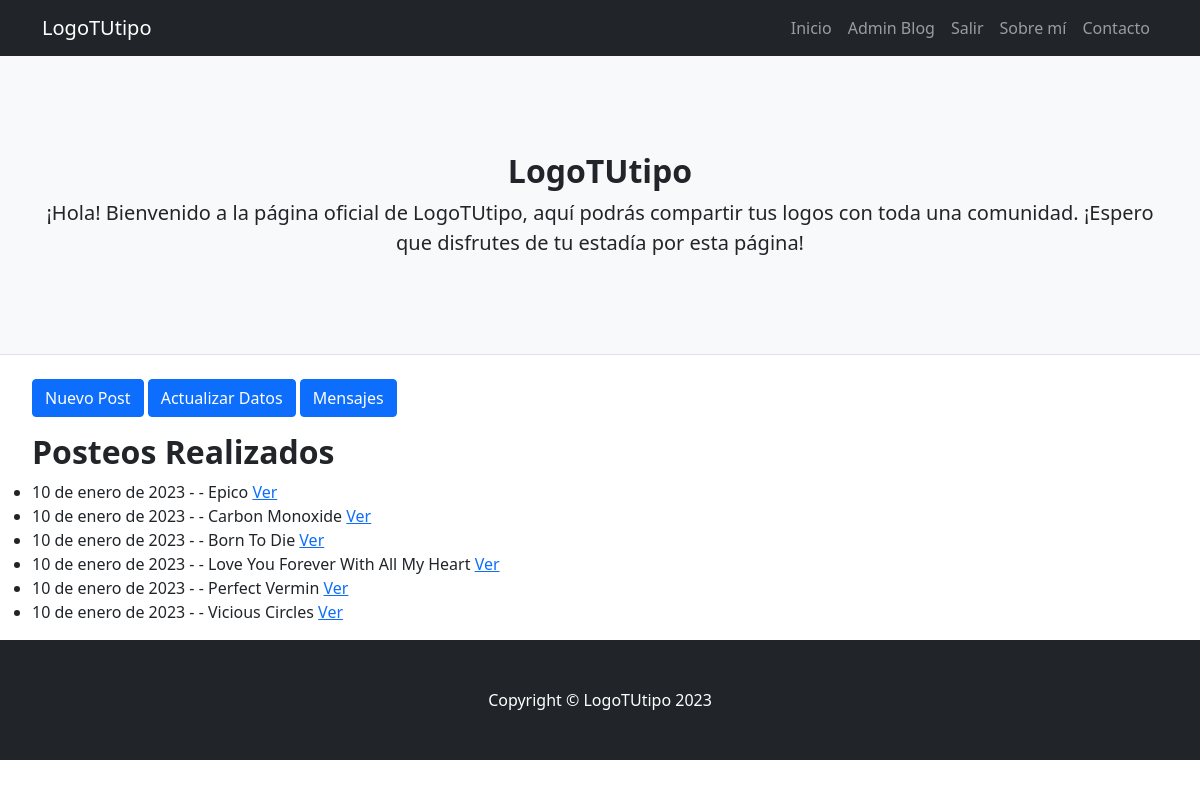
The app's page /mi_blog/listar (signed in) with its own data.
### mi_blog/models.py (models this page shows)
class Post(models.Model):
    titulo = models.CharField(max_length=75)
    sub_titulo = models.CharField(max_length=75)
    texto = models.TextField(max_length=3000)
    imagen = models.ImageField(upload_to='posteos', null='True', blank=True)
    fecha_publicacion = models.DateField()
    autor = models.ForeignKey(User, on_delete=models.CASCADE)

### mi_blog/views.py (the view)
# urls.py: path('mi_blog/listar', PostListar.as_view(), name='mi_blog_listar'),
class PostListar(LoginRequiredMixin,ListView):
    model = Post

### mi_blog/templates/mi_blog/post_list.html (shortened to what this page needs)
{% extends 'mi_blog/base.html' %}
{% block contenido %}
{% if user.is_authenticated %}
        <ul>
            <a class="btn btn-primary" href="{% url 'mi_blog_crear' %}">Nuevo Post</a></h5>
            <a class="btn btn-primary" href="{% url 'mi_blog_user_actualizar' user.id %}">Actualizar Datos</a>
            <a class="btn btn-primary" href="{% url 'mi_blog_mensajes_listar' %}">Mensajes</a>
        </ul>
{% endif %}
<ul>
    <h2 style="font-weight: bold">Posteos Realizados</h2>
{% for post in object_list %}
    <li>{{post.fecha_publicacion}} - - {{post.titulo}}
        <a href="{% url 'mi_blog_detalle' post.id %}">Ver</a>
    </li>
{% endfor %}
</ul>
{% endblock %}

### mi_blog/templates/mi_blog/base.html (shortened to what this page needs)
<!DOCTYPE html>
<html lang="en">
    <head>
        {% load static %}
        <link href="{% static 'mi_blog/css/styles.css' %}" rel="stylesheet" />
    </head>
    <body>
        <nav class="navbar navbar-expand-lg navbar-dark bg-dark">
            <div class="container">
                <a class="navbar-brand" href="{% url 'mi_blog_index' %}">
                    LogoTUtipo</a>
                <div class="collapse navbar-collapse" id="navbarSupportedContent">
                    <ul class="navbar-nav ms-auto mb-2 mb-lg-0">
                        <li class="nav-item"><a class="nav-link" href="{% url 'mi_blog_index' %}">Inicio</a></li>
                        {% if user.is_authenticated %}
                            <li class="nav-item"><a class="nav-link" href="{% url 'mi_blog_listar' %}">Admin Blog</a></li>
                            <li class="nav-item"><a class="nav-link" href="{% url 'mi_blog_logout' %}">Salir</a></li>
                        {% else %}
                            <li class="nav-item"><a class="nav-link" href="{% url 'mi_blog_login' %}">Iniciar sesión</a></li>
                            <li class="nav-item"><a class="nav-link" href="{% url 'mi_blog_singup' %}">Registrarse</a></li>
                        {% endif %}
                        <li class="nav-item"><a class="nav-link" href="{% url 'mi_blog_about' %}">Sobre mí</a></li>
                        <li class="nav-item"><a class="nav-link" href="{% url 'mi_blog_mensajes_crear' %}">Contacto</a></li>
                    </ul>
                </div>
            </div>
        </nav>
        <header class="py-5 bg-light border-bottom mb-4">
            <div class="container">
                <div class="text-center my-5">
                    <h2 class="fw-bolder">LogoTUtipo</h2>
                    <p class="lead mb-0">¡Hola! Bienvenido a la página oficial de LogoTUtipo, aquí podrás compartir tus logos con toda una comunidad.
                        ¡Espero que disfrutes de tu estadía por esta página!</p>
                </div>
            </div>
        </header>
        {% block contenido %} {% endblock %}
        <footer class="py-5 bg-dark">
            <div class="container"><p class="m-0 text-center text-white">Copyright &copy; LogoTUtipo 2023</p></div>
        </footer>
    </body>
</html>

### records on screen
Post: fecha_publicacion "10 de enero de 2023", titulo "Epico"
Post: fecha_publicacion "10 de enero de 2023", titulo "Carbon Monoxide"
Post: fecha_publicacion "10 de enero de 2023", titulo "Born To Die"
Post: fecha_publicacion "10 de enero de 2023", titulo "Love You Forever With All My Heart"
Post: fecha_publicacion "10 de enero de 2023", titulo "Perfect Vermin"
Post: fecha_publicacion "10 de enero de 2023", titulo "Vicious Circles"
